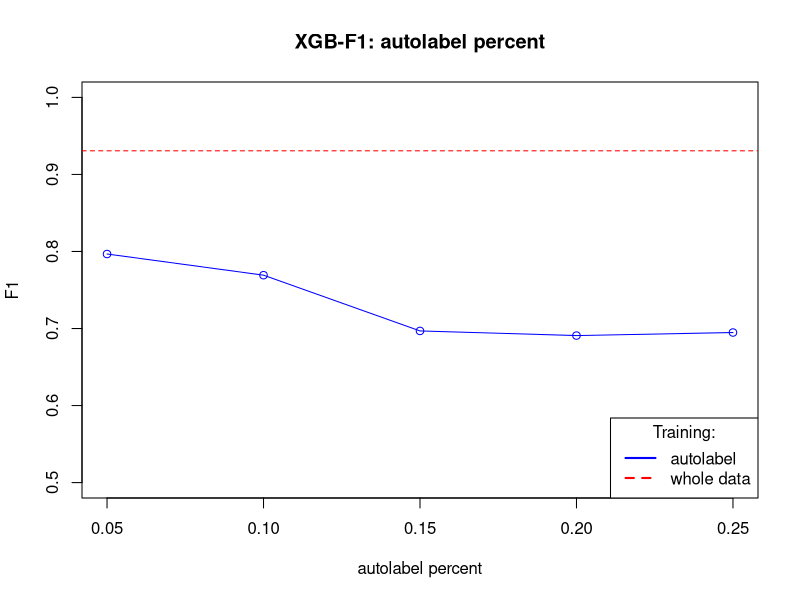
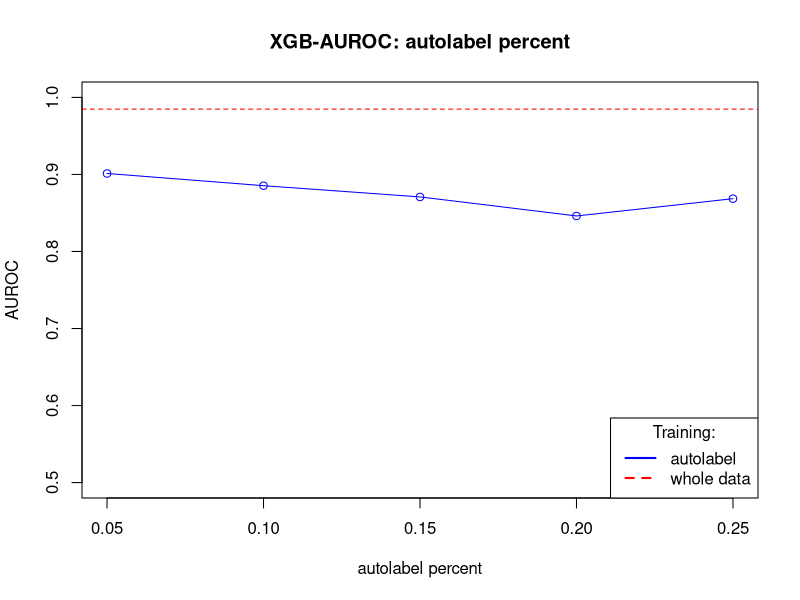
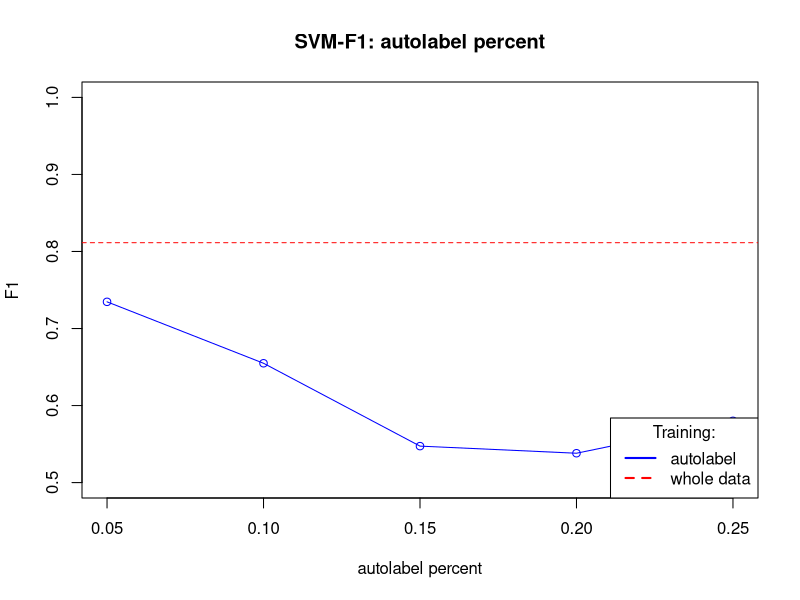
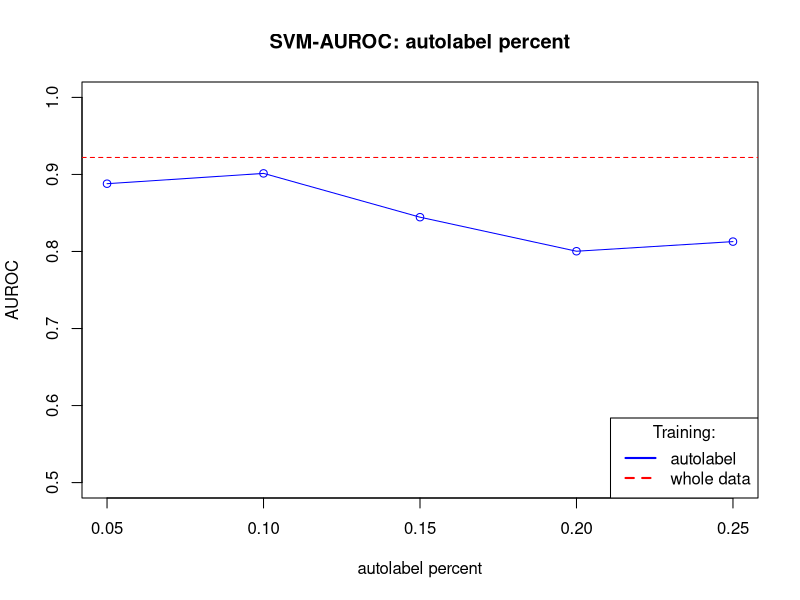

Write R code to recreate these figures, in order.
if (!require(glue))
  install.packages('glue')
library(glue)

data_to_compare <- read.csv('experiments/experiments_results/whole_data_to_compare.csv', header = TRUE, sep = ",")
f1_col <- 'final.F1'
auroc_col <- 'final.AUROC'
y_lim <- c(0.5, 1)

xgb_result <- data_to_compare[data_to_compare$classifier=='xgb', ]
xgb_f1_compare    <- xgb_result[[f1_col]][1]
xgb_auroc_compare <- xgb_result[[auroc_col]][1]
svm_result <- data_to_compare[data_to_compare$classifier=='svm', ]
svm_f1_compare    <- svm_result[[f1_col]][1]
svm_auroc_compare <- svm_result[[auroc_col]][1]

common_plot <- function(data ,X_column, desc){
  xgb_data <- data[data$classifier=='xgb',]
  xgb_F1s <- xgb_data[[f1_col]]
  xgb_AUROCs <- xgb_data[[auroc_col]]
  
  svm_data <- data[data$classifier=='svm',]
  svm_F1s <- svm_data[[f1_col]]
  svm_AUROCs <- svm_data[[auroc_col]]
  
  Xs <- xgb_data[[X_column]]
  
  # plot xgb-f1
  plot(Xs, xgb_F1s, main = glue('XGB-F1: {desc}'), type = 'o', col = 'blue', ylim = y_lim, xlab = desc, ylab = 'F1')
  abline(h = xgb_f1_compare, col='red', lty=2)
  legend(x = 'bottomright', title = 'Training:', c('autolabel', 'whole data'), lty=c(1, 2), col=c('blue','red'), lwd = 2)
  
  # plot xgb-auroc
  plot(Xs, xgb_AUROCs, main = glue('XGB-AUROC: {desc}'),type = 'o', col = 'blue', ylim = y_lim, xlab = desc, ylab = 'AUROC')
  abline(h = xgb_auroc_compare, col='red', lty=2)
  legend(x = 'bottomright', title = 'Training:', c('autolabel', 'whole data'), lty=c(1, 2), col=c('blue','red'), lwd = 2)
  
  # plot svm-f1
  plot(Xs, svm_F1s, main = glue('SVM-F1: {desc}'),type = 'o', col = 'blue', ylim = y_lim, xlab = desc, ylab = 'F1')
  abline(h = svm_f1_compare, col='red', lty=2)
  legend(x = 'bottomright', title = 'Training:', c('autolabel', 'whole data'), lty=c(1, 2), col=c('blue','red'), lwd = 2)
  
  # plot svm-auroc
  plot(Xs, svm_AUROCs, main = glue('SVM-AUROC: {desc}'),type = 'o', col = 'blue', ylim = y_lim, xlab = desc, ylab = 'AUROC')
  abline(h = svm_auroc_compare, col='red', lty=2)
  legend(x = 'bottomright', title = 'Training:', c('autolabel', 'whole data'), lty=c(1, 2), col=c('blue','red'), lwd = 2)
  
}


plot_labelled_set_size_results <- function(){
  data <- read.csv('experiments/experiments_results/labelled_set_size-certainty_threshold.csv', header = TRUE, sep = ",")

  common_plot(data, 'percentage.of.train.size.labelled', 'perc. of labelled')
}

plot_sample_size_results <- function(){
  data <- read.csv('experiments/experiments_results/sample_size-certainty_threshold.csv', header = TRUE, sep = ",")
  
  common_plot(data, 'sample_size', 'sample size')
}

plot_autolabel_perc_results <- function(){
  data <- read.csv('experiments/experiments_results/autolabel_percent_certainty_threshold.csv', header = TRUE, sep = ",")
  
  common_plot(data, 'autolabel_percent', 'autolabel percent')
}



#plot_labelled_set_size_results()
#plot_sample_size_results()
plot_autolabel_perc_results()